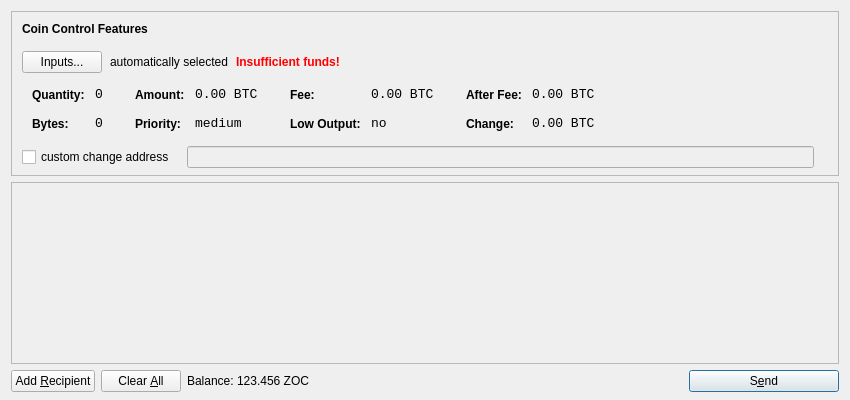
<?xml version="1.0" encoding="UTF-8"?>
<ui version="4.0">
 <class>SendCoinsDialog</class>
 <widget class="QDialog" name="SendCoinsDialog">
  <property name="geometry">
   <rect>
    <x>0</x>
    <y>0</y>
    <width>850</width>
    <height>400</height>
   </rect>
  </property>
  <property name="windowTitle">
   <string>Send Coins</string>
  </property>
  <layout class="QVBoxLayout" name="verticalLayout" stretch="0,1,0">
   <property name="bottomMargin">
    <number>8</number>
   </property>
   <item>
    <widget class="QFrame" name="frameCoinControl">
     <property name="sizePolicy">
      <sizepolicy hsizetype="Expanding" vsizetype="Expanding">
       <horstretch>0</horstretch>
       <verstretch>0</verstretch>
      </sizepolicy>
     </property>
     <property name="maximumSize">
      <size>
       <width>16777215</width>
       <height>16777215</height>
      </size>
     </property>
     <property name="frameShape">
      <enum>QFrame::StyledPanel</enum>
     </property>
     <property name="frameShadow">
      <enum>QFrame::Sunken</enum>
     </property>
     <layout class="QVBoxLayout" name="verticalLayoutCoinControl2">
      <property name="spacing">
       <number>-1</number>
      </property>
      <property name="leftMargin">
       <number>0</number>
      </property>
      <property name="topMargin">
       <number>0</number>
      </property>
      <property name="rightMargin">
       <number>0</number>
      </property>
      <property name="bottomMargin">
       <number>6</number>
      </property>
      <item>
       <layout class="QVBoxLayout" name="verticalLayoutCoinControl" stretch="0,0,0,0,1">
        <property name="spacing">
         <number>0</number>
        </property>
        <property name="leftMargin">
         <number>10</number>
        </property>
        <property name="topMargin">
         <number>10</number>
        </property>
        <item>
         <layout class="QHBoxLayout" name="horizontalLayoutCoinControl1">
          <property name="bottomMargin">
           <number>15</number>
          </property>
          <item>
           <widget class="QLabel" name="labelCoinControlFeatures">
            <property name="sizePolicy">
             <sizepolicy hsizetype="Preferred" vsizetype="Maximum">
              <horstretch>0</horstretch>
              <verstretch>0</verstretch>
             </sizepolicy>
            </property>
            <property name="font">
             <font>
              <weight>75</weight>
              <bold>true</bold>
             </font>
            </property>
            <property name="styleSheet">
             <string notr="true">font-weight:bold;</string>
            </property>
            <property name="text">
             <string>Coin Control Features</string>
            </property>
           </widget>
          </item>
         </layout>
        </item>
        <item>
         <layout class="QHBoxLayout" name="horizontalLayoutCoinControl2" stretch="0,0,0,0">
          <property name="spacing">
           <number>8</number>
          </property>
          <property name="bottomMargin">
           <number>10</number>
          </property>
          <item>
           <widget class="QPushButton" name="pushButtonCoinControl">
            <property name="styleSheet">
             <string notr="true"/>
            </property>
            <property name="text">
             <string>Inputs...</string>
            </property>
           </widget>
          </item>
          <item>
           <widget class="QLabel" name="labelCoinControlAutomaticallySelected">
            <property name="text">
             <string>automatically selected</string>
            </property>
            <property name="margin">
             <number>5</number>
            </property>
           </widget>
          </item>
          <item>
           <widget class="QLabel" name="labelCoinControlInsuffFunds">
            <property name="font">
             <font>
              <weight>75</weight>
              <bold>true</bold>
             </font>
            </property>
            <property name="styleSheet">
             <string notr="true">color:red;font-weight:bold;</string>
            </property>
            <property name="text">
             <string>Insufficient funds!</string>
            </property>
            <property name="margin">
             <number>5</number>
            </property>
           </widget>
          </item>
          <item>
           <spacer name="horizontalSpacerCoinControl">
            <property name="orientation">
             <enum>Qt::Horizontal</enum>
            </property>
            <property name="sizeHint" stdset="0">
             <size>
              <width>40</width>
              <height>1</height>
             </size>
            </property>
           </spacer>
          </item>
         </layout>
        </item>
        <item>
         <widget class="QWidget" name="widgetCoinControl" native="true">
          <property name="sizePolicy">
           <sizepolicy hsizetype="Preferred" vsizetype="Preferred">
            <horstretch>0</horstretch>
            <verstretch>0</verstretch>
           </sizepolicy>
          </property>
          <property name="minimumSize">
           <size>
            <width>0</width>
            <height>0</height>
           </size>
          </property>
          <property name="styleSheet">
           <string notr="true"/>
          </property>
          <layout class="QHBoxLayout" name="horizontalLayoutCoinControl5">
           <property name="margin">
            <number>0</number>
           </property>
           <item>
            <layout class="QHBoxLayout" name="horizontalLayoutCoinControl3" stretch="0,0,0,1">
             <property name="spacing">
              <number>20</number>
             </property>
             <property name="topMargin">
              <number>0</number>
             </property>
             <property name="bottomMargin">
              <number>10</number>
             </property>
             <item>
              <layout class="QFormLayout" name="formLayoutCoinControl1">
               <property name="horizontalSpacing">
                <number>10</number>
               </property>
               <property name="verticalSpacing">
                <number>14</number>
               </property>
               <property name="leftMargin">
                <number>10</number>
               </property>
               <property name="topMargin">
                <number>4</number>
               </property>
               <property name="rightMargin">
                <number>6</number>
               </property>
               <item row="0" column="0">
                <widget class="QLabel" name="labelCoinControlQuantityText">
                 <property name="styleSheet">
                  <string notr="true">font-weight:bold;</string>
                 </property>
                 <property name="text">
                  <string>Quantity:</string>
                 </property>
                 <property name="margin">
                  <number>0</number>
                 </property>
                </widget>
               </item>
               <item row="0" column="1">
                <widget class="QLabel" name="labelCoinControlQuantity">
                 <property name="font">
                  <font>
                   <family>Monospace</family>
                   <pointsize>10</pointsize>
                  </font>
                 </property>
                 <property name="cursor">
                  <cursorShape>IBeamCursor</cursorShape>
                 </property>
                 <property name="contextMenuPolicy">
                  <enum>Qt::ActionsContextMenu</enum>
                 </property>
                 <property name="text">
                  <string notr="true">0</string>
                 </property>
                 <property name="margin">
                  <number>0</number>
                 </property>
                 <property name="textInteractionFlags">
                  <set>Qt::LinksAccessibleByMouse|Qt::TextSelectableByKeyboard|Qt::TextSelectableByMouse</set>
                 </property>
                </widget>
               </item>
               <item row="1" column="0">
                <widget class="QLabel" name="labelCoinControlBytesText">
                 <property name="styleSheet">
                  <string notr="true">font-weight:bold;</string>
                 </property>
                 <property name="text">
                  <string>Bytes:</string>
                 </property>
                </widget>
               </item>
               <item row="1" column="1">
                <widget class="QLabel" name="labelCoinControlBytes">
                 <property name="font">
                  <font>
                   <family>Monospace</family>
                   <pointsize>10</pointsize>
                  </font>
                 </property>
                 <property name="cursor">
                  <cursorShape>IBeamCursor</cursorShape>
                 </property>
                 <property name="contextMenuPolicy">
                  <enum>Qt::ActionsContextMenu</enum>
                 </property>
                 <property name="text">
                  <string notr="true">0</string>
                 </property>
                 <property name="textInteractionFlags">
                  <set>Qt::LinksAccessibleByMouse|Qt::TextSelectableByKeyboard|Qt::TextSelectableByMouse</set>
                 </property>
                </widget>
               </item>
              </layout>
             </item>
             <item>
              <layout class="QFormLayout" name="formLayoutCoinControl2">
               <property name="horizontalSpacing">
                <number>10</number>
               </property>
               <property name="verticalSpacing">
                <number>14</number>
               </property>
               <property name="leftMargin">
                <number>6</number>
               </property>
               <property name="topMargin">
                <number>4</number>
               </property>
               <property name="rightMargin">
                <number>6</number>
               </property>
               <item row="0" column="0">
                <widget class="QLabel" name="labelCoinControlAmountText">
                 <property name="styleSheet">
                  <string notr="true">font-weight:bold;</string>
                 </property>
                 <property name="text">
                  <string>Amount:</string>
                 </property>
                 <property name="margin">
                  <number>0</number>
                 </property>
                </widget>
               </item>
               <item row="0" column="1">
                <widget class="QLabel" name="labelCoinControlAmount">
                 <property name="font">
                  <font>
                   <family>Monospace</family>
                   <pointsize>10</pointsize>
                  </font>
                 </property>
                 <property name="cursor">
                  <cursorShape>IBeamCursor</cursorShape>
                 </property>
                 <property name="contextMenuPolicy">
                  <enum>Qt::ActionsContextMenu</enum>
                 </property>
                 <property name="text">
                  <string notr="true">0.00 BTC</string>
                 </property>
                 <property name="textInteractionFlags">
                  <set>Qt::LinksAccessibleByMouse|Qt::TextSelectableByKeyboard|Qt::TextSelectableByMouse</set>
                 </property>
                </widget>
               </item>
               <item row="1" column="0">
                <widget class="QLabel" name="labelCoinControlPriorityText">
                 <property name="styleSheet">
                  <string notr="true">font-weight:bold;</string>
                 </property>
                 <property name="text">
                  <string>Priority:</string>
                 </property>
                </widget>
               </item>
               <item row="1" column="1">
                <widget class="QLabel" name="labelCoinControlPriority">
                 <property name="font">
                  <font>
                   <family>Monospace</family>
                   <pointsize>10</pointsize>
                  </font>
                 </property>
                 <property name="cursor">
                  <cursorShape>IBeamCursor</cursorShape>
                 </property>
                 <property name="contextMenuPolicy">
                  <enum>Qt::ActionsContextMenu</enum>
                 </property>
                 <property name="text">
                  <string>medium</string>
                 </property>
                 <property name="textInteractionFlags">
                  <set>Qt::LinksAccessibleByMouse|Qt::TextSelectableByKeyboard|Qt::TextSelectableByMouse</set>
                 </property>
                </widget>
               </item>
              </layout>
             </item>
             <item>
              <layout class="QFormLayout" name="formLayoutCoinControl3">
               <property name="horizontalSpacing">
                <number>10</number>
               </property>
               <property name="verticalSpacing">
                <number>14</number>
               </property>
               <property name="leftMargin">
                <number>6</number>
               </property>
               <property name="topMargin">
                <number>4</number>
               </property>
               <property name="rightMargin">
                <number>6</number>
               </property>
               <item row="0" column="0">
                <widget class="QLabel" name="labelCoinControlFeeText">
                 <property name="styleSheet">
                  <string notr="true">font-weight:bold;</string>
                 </property>
                 <property name="text">
                  <string>Fee:</string>
                 </property>
                 <property name="margin">
                  <number>0</number>
                 </property>
                </widget>
               </item>
               <item row="0" column="1">
                <widget class="QLabel" name="labelCoinControlFee">
                 <property name="font">
                  <font>
                   <family>Monospace</family>
                   <pointsize>10</pointsize>
                  </font>
                 </property>
                 <property name="cursor">
                  <cursorShape>IBeamCursor</cursorShape>
                 </property>
                 <property name="contextMenuPolicy">
                  <enum>Qt::ActionsContextMenu</enum>
                 </property>
                 <property name="text">
                  <string notr="true">0.00 BTC</string>
                 </property>
                 <property name="textInteractionFlags">
                  <set>Qt::LinksAccessibleByMouse|Qt::TextSelectableByKeyboard|Qt::TextSelectableByMouse</set>
                 </property>
                </widget>
               </item>
               <item row="1" column="0">
                <widget class="QLabel" name="labelCoinControlLowOutputText">
                 <property name="styleSheet">
                  <string notr="true">font-weight:bold;</string>
                 </property>
                 <property name="text">
                  <string>Low Output:</string>
                 </property>
                </widget>
               </item>
               <item row="1" column="1">
                <widget class="QLabel" name="labelCoinControlLowOutput">
                 <property name="font">
                  <font>
                   <family>Monospace</family>
                   <pointsize>10</pointsize>
                  </font>
                 </property>
                 <property name="cursor">
                  <cursorShape>IBeamCursor</cursorShape>
                 </property>
                 <property name="contextMenuPolicy">
                  <enum>Qt::ActionsContextMenu</enum>
                 </property>
                 <property name="text">
                  <string>no</string>
                 </property>
                 <property name="textInteractionFlags">
                  <set>Qt::LinksAccessibleByMouse|Qt::TextSelectableByKeyboard|Qt::TextSelectableByMouse</set>
                 </property>
                </widget>
               </item>
              </layout>
             </item>
             <item>
              <layout class="QFormLayout" name="formLayoutCoinControl4">
               <property name="horizontalSpacing">
                <number>10</number>
               </property>
               <property name="verticalSpacing">
                <number>14</number>
               </property>
               <property name="leftMargin">
                <number>6</number>
               </property>
               <property name="topMargin">
                <number>4</number>
               </property>
               <property name="rightMargin">
                <number>6</number>
               </property>
               <item row="0" column="0">
                <widget class="QLabel" name="labelCoinControlAfterFeeText">
                 <property name="styleSheet">
                  <string notr="true">font-weight:bold;</string>
                 </property>
                 <property name="text">
                  <string>After Fee:</string>
                 </property>
                 <property name="margin">
                  <number>0</number>
                 </property>
                </widget>
               </item>
               <item row="0" column="1">
                <widget class="QLabel" name="labelCoinControlAfterFee">
                 <property name="font">
                  <font>
                   <family>Monospace</family>
                   <pointsize>10</pointsize>
                  </font>
                 </property>
                 <property name="cursor">
                  <cursorShape>IBeamCursor</cursorShape>
                 </property>
                 <property name="contextMenuPolicy">
                  <enum>Qt::ActionsContextMenu</enum>
                 </property>
                 <property name="text">
                  <string notr="true">0.00 BTC</string>
                 </property>
                 <property name="textInteractionFlags">
                  <set>Qt::LinksAccessibleByMouse|Qt::TextSelectableByKeyboard|Qt::TextSelectableByMouse</set>
                 </property>
                </widget>
               </item>
               <item row="1" column="0">
                <widget class="QLabel" name="labelCoinControlChangeText">
                 <property name="styleSheet">
                  <string notr="true">font-weight:bold;</string>
                 </property>
                 <property name="text">
                  <string>Change:</string>
                 </property>
                </widget>
               </item>
               <item row="1" column="1">
                <widget class="QLabel" name="labelCoinControlChange">
                 <property name="font">
                  <font>
                   <family>Monospace</family>
                   <pointsize>10</pointsize>
                  </font>
                 </property>
                 <property name="cursor">
                  <cursorShape>IBeamCursor</cursorShape>
                 </property>
                 <property name="contextMenuPolicy">
                  <enum>Qt::ActionsContextMenu</enum>
                 </property>
                 <property name="text">
                  <string notr="true">0.00 BTC</string>
                 </property>
                 <property name="textInteractionFlags">
                  <set>Qt::LinksAccessibleByMouse|Qt::TextSelectableByKeyboard|Qt::TextSelectableByMouse</set>
                 </property>
                </widget>
               </item>
              </layout>
             </item>
            </layout>
           </item>
          </layout>
         </widget>
        </item>
        <item>
         <layout class="QHBoxLayout" name="horizontalLayoutCoinControl4" stretch="0,0,0">
          <property name="spacing">
           <number>12</number>
          </property>
          <property name="sizeConstraint">
           <enum>QLayout::SetDefaultConstraint</enum>
          </property>
          <property name="topMargin">
           <number>5</number>
          </property>
          <property name="rightMargin">
           <number>5</number>
          </property>
          <item>
           <widget class="QCheckBox" name="checkBoxCoinControlChange">
            <property name="text">
             <string>custom change address</string>
            </property>
           </widget>
          </item>
          <item>
           <widget class="QLineEdit" name="lineEditCoinControlChange">
            <property name="enabled">
             <bool>false</bool>
            </property>
            <property name="sizePolicy">
             <sizepolicy hsizetype="Expanding" vsizetype="Fixed">
              <horstretch>0</horstretch>
              <verstretch>0</verstretch>
             </sizepolicy>
            </property>
           </widget>
          </item>
          <item>
           <widget class="QLabel" name="labelCoinControlChangeLabel">
            <property name="sizePolicy">
             <sizepolicy hsizetype="Preferred" vsizetype="Expanding">
              <horstretch>0</horstretch>
              <verstretch>0</verstretch>
             </sizepolicy>
            </property>
            <property name="minimumSize">
             <size>
              <width>0</width>
              <height>0</height>
             </size>
            </property>
            <property name="text">
             <string/>
            </property>
            <property name="margin">
             <number>3</number>
            </property>
           </widget>
          </item>
         </layout>
        </item>
        <item>
         <spacer name="verticalSpacerCoinControl">
          <property name="orientation">
           <enum>Qt::Vertical</enum>
          </property>
          <property name="sizeHint" stdset="0">
           <size>
            <width>800</width>
            <height>1</height>
           </size>
          </property>
         </spacer>
        </item>
       </layout>
      </item>
     </layout>
    </widget>
   </item>
   <item>
    <widget class="QScrollArea" name="scrollArea">
     <property name="widgetResizable">
      <bool>true</bool>
     </property>
     <widget class="QWidget" name="scrollAreaWidgetContents">
      <property name="geometry">
       <rect>
        <x>0</x>
        <y>0</y>
        <width>830</width>
        <height>165</height>
       </rect>
      </property>
      <layout class="QVBoxLayout" name="verticalLayout_2">
       <property name="margin">
        <number>0</number>
       </property>
       <item>
        <layout class="QVBoxLayout" name="entries">
         <property name="spacing">
          <number>6</number>
         </property>
        </layout>
       </item>
       <item>
        <spacer name="verticalSpacer">
         <property name="orientation">
          <enum>Qt::Vertical</enum>
         </property>
         <property name="sizeHint" stdset="0">
          <size>
           <width>20</width>
           <height>40</height>
          </size>
         </property>
        </spacer>
       </item>
      </layout>
     </widget>
    </widget>
   </item>
   <item>
    <layout class="QHBoxLayout" name="horizontalLayout">
     <item>
      <widget class="QPushButton" name="addButton">
       <property name="toolTip">
        <string>Send to multiple recipients at once</string>
       </property>
       <property name="text">
        <string>Add &amp;Recipient</string>
       </property>
       <property name="icon">
        <iconset resource="../bitcoin.qrc">
         <normaloff>:/icons/add</normaloff>:/icons/add</iconset>
       </property>
       <property name="autoDefault">
        <bool>false</bool>
       </property>
      </widget>
     </item>
     <item>
      <widget class="QPushButton" name="clearButton">
       <property name="sizePolicy">
        <sizepolicy hsizetype="Minimum" vsizetype="Fixed">
         <horstretch>0</horstretch>
         <verstretch>0</verstretch>
        </sizepolicy>
       </property>
       <property name="toolTip">
        <string>Remove all transaction fields</string>
       </property>
       <property name="text">
        <string>Clear &amp;All</string>
       </property>
       <property name="icon">
        <iconset resource="../bitcoin.qrc">
         <normaloff>:/icons/remove</normaloff>:/icons/remove</iconset>
       </property>
       <property name="autoRepeatDelay">
        <number>300</number>
       </property>
       <property name="autoDefault">
        <bool>false</bool>
       </property>
      </widget>
     </item>
     <item>
      <layout class="QHBoxLayout" name="horizontalLayout_2">
       <property name="spacing">
        <number>3</number>
       </property>
       <item>
        <widget class="QLabel" name="label">
         <property name="text">
          <string>Balance:</string>
         </property>
        </widget>
       </item>
       <item>
        <widget class="QLabel" name="labelBalance">
         <property name="cursor">
          <cursorShape>IBeamCursor</cursorShape>
         </property>
         <property name="text">
          <string>123.456 ZOC</string>
         </property>
         <property name="textInteractionFlags">
          <set>Qt::LinksAccessibleByMouse|Qt::TextSelectableByKeyboard|Qt::TextSelectableByMouse</set>
         </property>
        </widget>
       </item>
      </layout>
     </item>
     <item>
      <spacer name="horizontalSpacer">
       <property name="orientation">
        <enum>Qt::Horizontal</enum>
       </property>
       <property name="sizeHint" stdset="0">
        <size>
         <width>40</width>
         <height>20</height>
        </size>
       </property>
      </spacer>
     </item>
     <item>
      <widget class="QPushButton" name="sendButton">
       <property name="minimumSize">
        <size>
         <width>150</width>
         <height>0</height>
        </size>
       </property>
       <property name="toolTip">
        <string>Confirm the send action</string>
       </property>
       <property name="text">
        <string>S&amp;end</string>
       </property>
       <property name="icon">
        <iconset resource="../bitcoin.qrc">
         <normaloff>:/icons/send</normaloff>:/icons/send</iconset>
       </property>
       <property name="default">
        <bool>true</bool>
       </property>
      </widget>
     </item>
    </layout>
   </item>
  </layout>
 </widget>
 <resources>
  <include location="../bitcoin.qrc"/>
 </resources>
 <connections/>
</ui>
